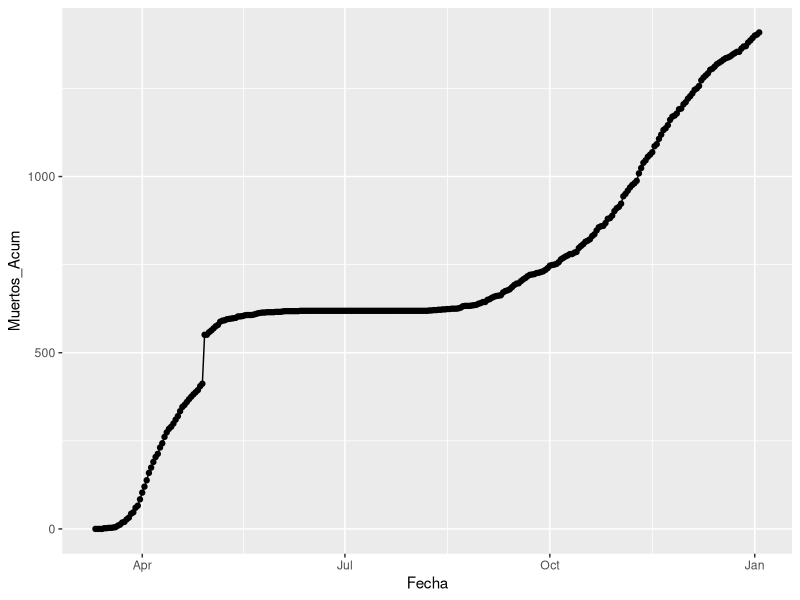
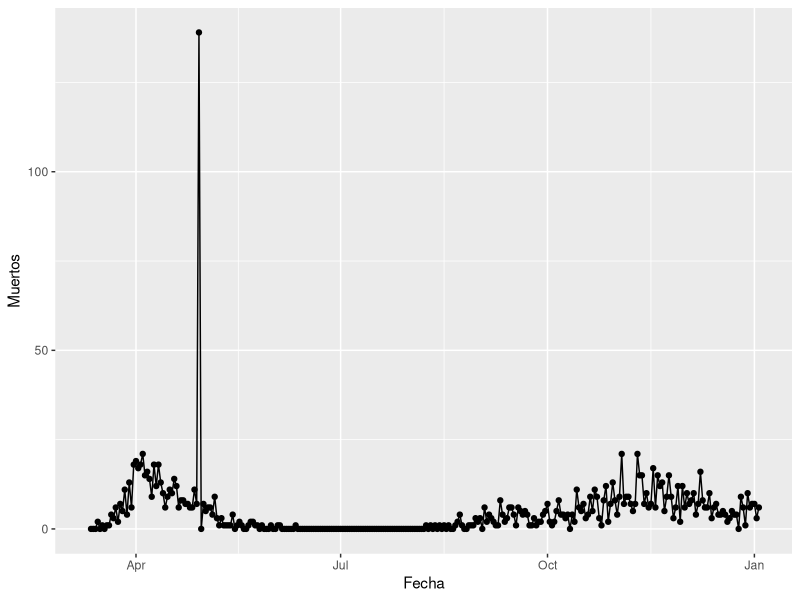
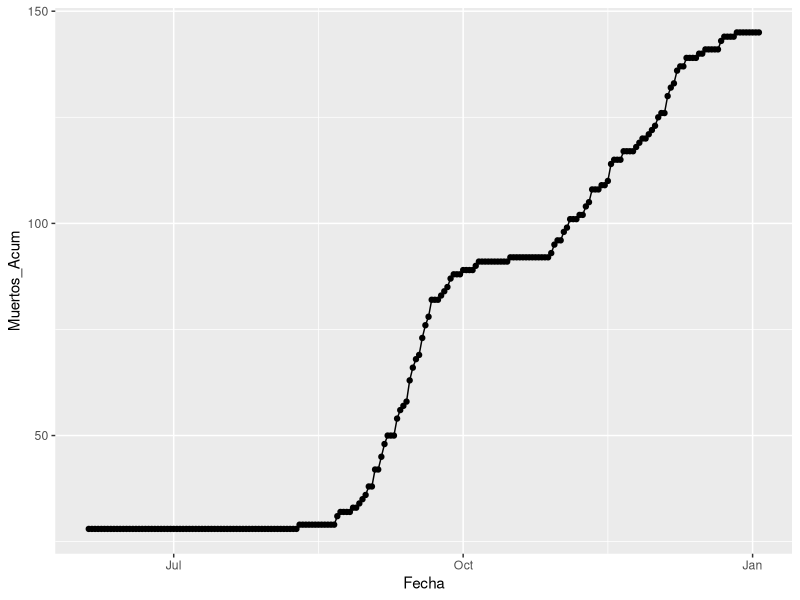
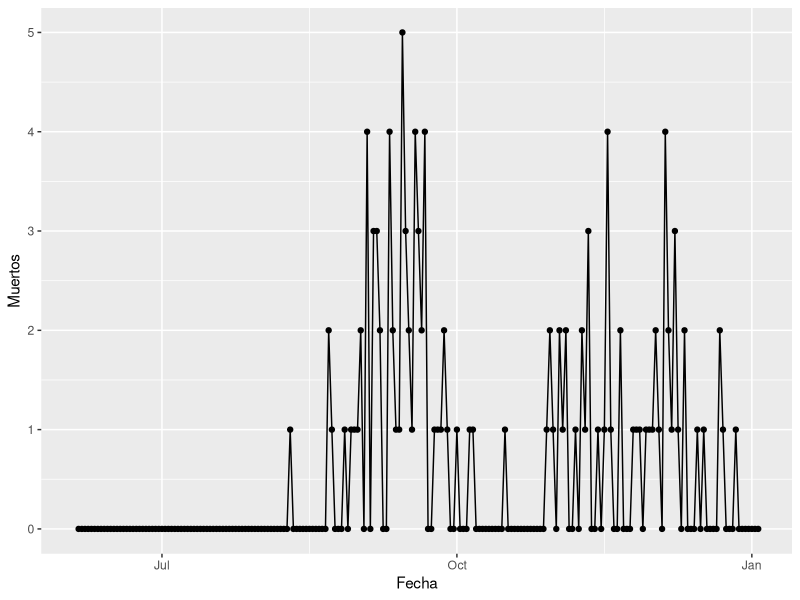
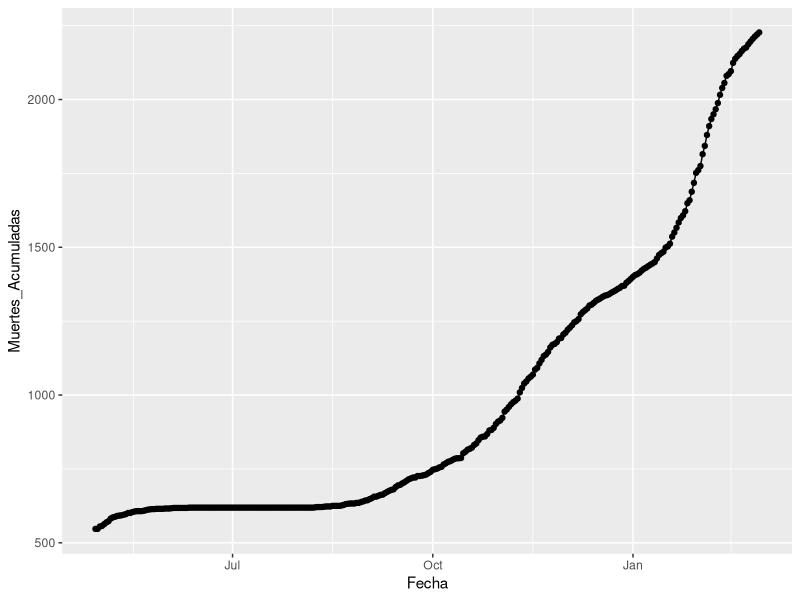
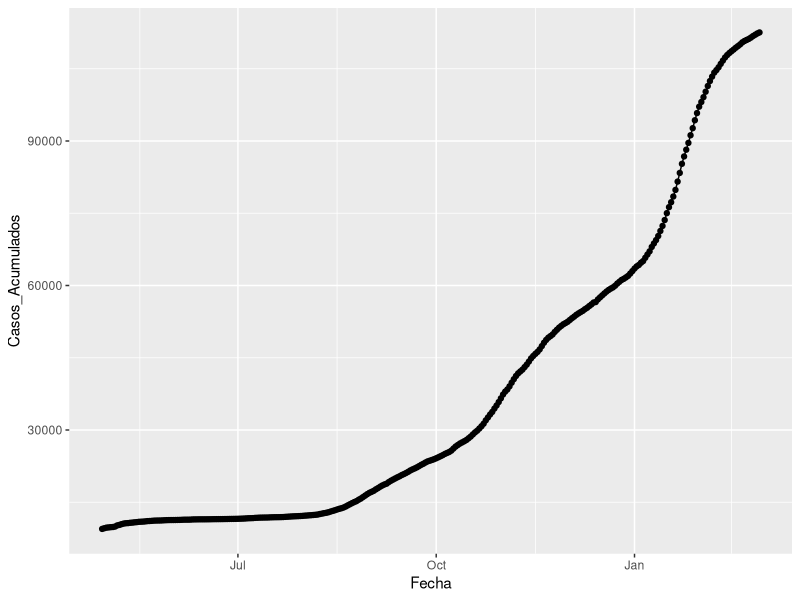
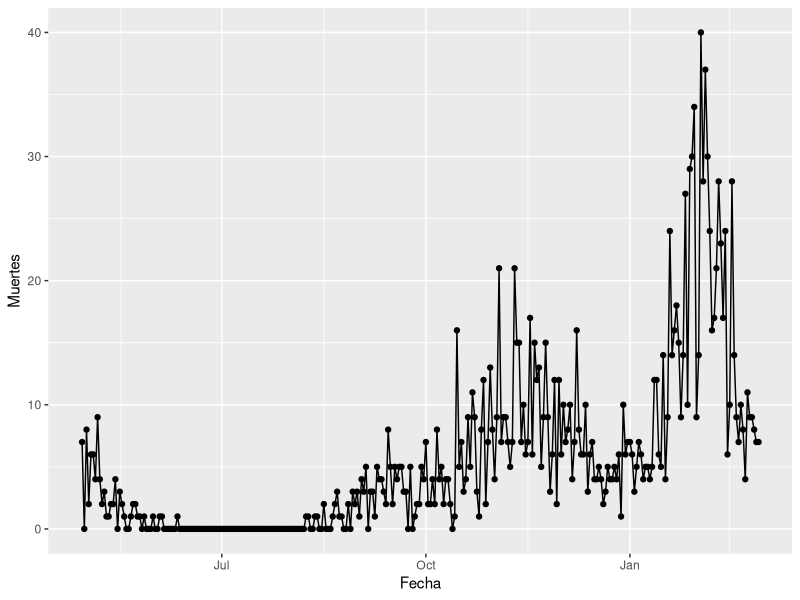
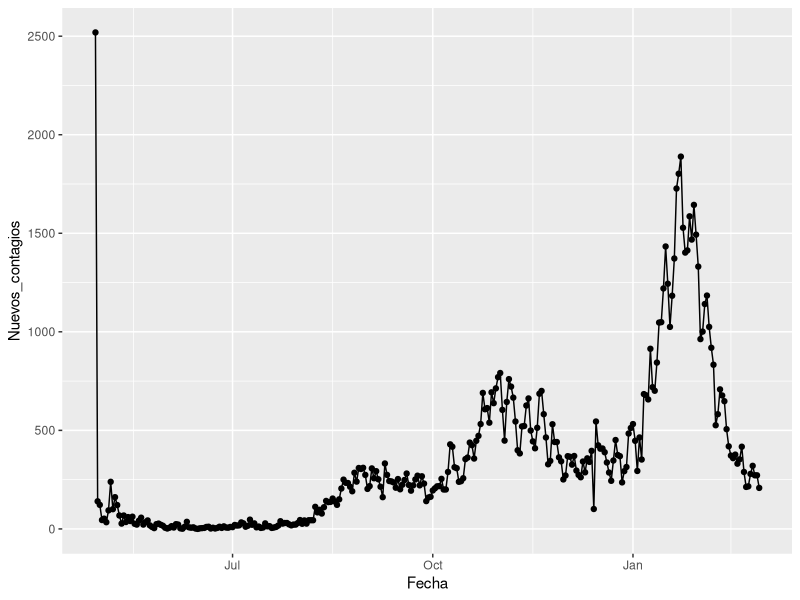

Source code (R) for these figures, in order:
library(tidyverse)
Galicia <- read_csv("data/galicia.csv")
Lugo <- read_csv("data/lugo.csv")
Galicia_own<-read_csv("gal.csv")

#Transformaciones en Lugo

Aux_Lugo<-Lugo%>%select(Fecha,Muertos_Acum=Lugo.fallecidos.acum)%>%filter(!is.na(Muertos_Acum))%>%mutate(Muertos=Muertos_Acum-lag(Muertos_Acum))

l2<-Aux_Lugo%>%ggplot(aes(Fecha,Muertos_Acum))+geom_point()+geom_line()
l3<-Aux_Lugo%>%ggplot(aes(Fecha,Muertos))+geom_point()+geom_line()

#Transformaciones en Galicia

Aux_Gal<-Galicia%>%select(Fecha,Muertos_Acum=Galicia.fallecidos.acum)%>%filter(!is.na(Muertos_Acum))%>%mutate(Muertos=Muertos_Acum-lag(Muertos_Acum))

g2<-Aux_Gal%>%ggplot(aes(Fecha,Muertos_Acum))+geom_point()+geom_line()
g3<-Aux_Gal%>%ggplot(aes(Fecha,Muertos))+geom_point()+geom_line()

#Transformaciones en Galicia (fuente de datos propia)

o2<-Galicia_own%>%ggplot(aes(Fecha,Muertes_Acumuladas))+geom_point()+geom_line()
o3<-Galicia_own%>%ggplot(aes(Fecha,Muertes))+geom_point()+geom_line()

o21<-Galicia_own%>%ggplot(aes(Fecha,Casos_Acumulados))+geom_point()+geom_line()
o31<-Galicia_own%>%ggplot(aes(Fecha,Nuevos_contagios))+geom_point()+geom_line()